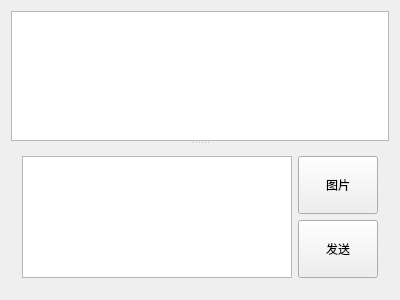
<?xml version="1.0" encoding="UTF-8"?>
<ui version="4.0">
 <class>Widget</class>
 <widget class="QWidget" name="Widget">
  <property name="geometry">
   <rect>
    <x>0</x>
    <y>0</y>
    <width>400</width>
    <height>300</height>
   </rect>
  </property>
  <property name="windowTitle">
   <string>Client客户端</string>
  </property>
  <layout class="QHBoxLayout" name="horizontalLayout_2">
   <item>
    <widget class="QSplitter" name="splitter">
     <property name="orientation">
      <enum>Qt::Vertical</enum>
     </property>
     <widget class="QTextEdit" name="textMsg">
      <property name="font">
       <font>
        <family>微软雅黑</family>
        <pointsize>12</pointsize>
       </font>
      </property>
      <property name="readOnly">
       <bool>true</bool>
      </property>
     </widget>
     <widget class="QWidget" name="layoutWidget">
      <layout class="QHBoxLayout" name="horizontalLayout">
       <item>
        <widget class="QTextEdit" name="textInput">
         <property name="font">
          <font>
           <family>微软雅黑</family>
           <pointsize>12</pointsize>
          </font>
         </property>
        </widget>
       </item>
       <item>
        <layout class="QVBoxLayout" name="verticalLayout">
         <item>
          <widget class="QPushButton" name="btnImage">
           <property name="sizePolicy">
            <sizepolicy hsizetype="Minimum" vsizetype="Preferred">
             <horstretch>0</horstretch>
             <verstretch>0</verstretch>
            </sizepolicy>
           </property>
           <property name="text">
            <string>图片</string>
           </property>
          </widget>
         </item>
         <item>
          <widget class="QPushButton" name="btnSend">
           <property name="sizePolicy">
            <sizepolicy hsizetype="Minimum" vsizetype="Preferred">
             <horstretch>0</horstretch>
             <verstretch>0</verstretch>
            </sizepolicy>
           </property>
           <property name="text">
            <string>发送</string>
           </property>
          </widget>
         </item>
        </layout>
       </item>
      </layout>
     </widget>
    </widget>
   </item>
  </layout>
 </widget>
 <layoutdefault spacing="6" margin="11"/>
 <resources/>
 <connections/>
</ui>
